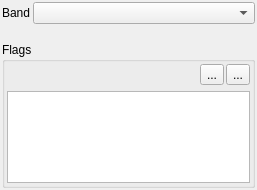
<?xml version="1.0" encoding="UTF-8"?>
<ui version="4.0">
 <class>Form</class>
 <widget class="QWidget" name="Form">
  <property name="geometry">
   <rect>
    <x>0</x>
    <y>0</y>
    <width>257</width>
    <height>190</height>
   </rect>
  </property>
  <property name="windowTitle">
   <string>Form</string>
  </property>
  <layout class="QFormLayout" name="formLayout">
   <property name="horizontalSpacing">
    <number>2</number>
   </property>
   <property name="verticalSpacing">
    <number>2</number>
   </property>
   <property name="leftMargin">
    <number>2</number>
   </property>
   <property name="topMargin">
    <number>2</number>
   </property>
   <property name="rightMargin">
    <number>2</number>
   </property>
   <property name="bottomMargin">
    <number>2</number>
   </property>
   <item row="0" column="0">
    <widget class="QLabel" name="label">
     <property name="text">
      <string>Band</string>
     </property>
    </widget>
   </item>
   <item row="0" column="1">
    <widget class="QgsRasterBandComboBox" name="mRasterBandComboBox">
     <property name="editable">
      <bool>false</bool>
     </property>
    </widget>
   </item>
   <item row="3" column="0" colspan="2">
    <widget class="QgsCollapsibleGroupBox" name="mGroupBox">
     <property name="title">
      <string>Flags</string>
     </property>
     <layout class="QVBoxLayout" name="verticalLayout">
      <property name="leftMargin">
       <number>2</number>
      </property>
      <property name="topMargin">
       <number>2</number>
      </property>
      <property name="rightMargin">
       <number>2</number>
      </property>
      <property name="bottomMargin">
       <number>2</number>
      </property>
      <item>
       <layout class="QHBoxLayout" name="horizontalLayout">
        <property name="spacing">
         <number>2</number>
        </property>
        <item>
         <spacer name="horizontalSpacer">
          <property name="orientation">
           <enum>Qt::Horizontal</enum>
          </property>
          <property name="sizeHint" stdset="0">
           <size>
            <width>40</width>
            <height>20</height>
           </size>
          </property>
         </spacer>
        </item>
        <item>
         <widget class="QToolButton" name="btnAddFlag">
          <property name="text">
           <string>...</string>
          </property>
         </widget>
        </item>
        <item>
         <widget class="QToolButton" name="btnRemoveFlag">
          <property name="text">
           <string>...</string>
          </property>
         </widget>
        </item>
       </layout>
      </item>
      <item>
       <widget class="QTableView" name="tableView"/>
      </item>
     </layout>
    </widget>
   </item>
   <item row="1" column="1">
    <widget class="QLabel" name="labelBandInfo">
     <property name="text">
      <string/>
     </property>
    </widget>
   </item>
  </layout>
 </widget>
 <customwidgets>
  <customwidget>
   <class>QgsCollapsibleGroupBox</class>
   <extends>QGroupBox</extends>
   <header>qgscollapsiblegroupbox.h</header>
   <container>1</container>
  </customwidget>
  <customwidget>
   <class>QgsRasterBandComboBox</class>
   <extends>QComboBox</extends>
   <header>qgsrasterbandcombobox.h</header>
  </customwidget>
 </customwidgets>
 <resources/>
 <connections/>
</ui>
